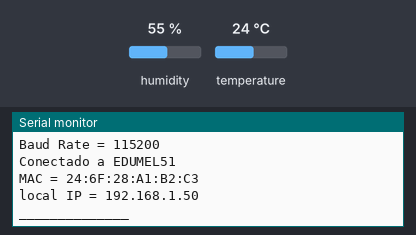
Bench run of a program on a simulated ESP32. On the bench: the last lines printed to the serial monitor. The test bench sets the inputs (shaded band); at power-on: humidity 55 %, temperature 24 °C. WiFi joins after 1.5 s; servers stay silent unless stated.

Above: at 2.7 s.
2.8 s: humidity set to 22 %
At 5.5 s:
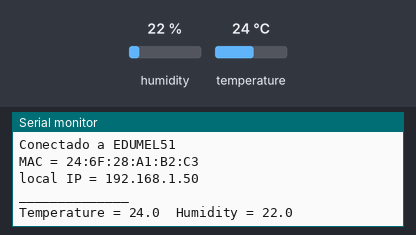
9.5 s: temperature set to 12 °C
At 10.5 s:
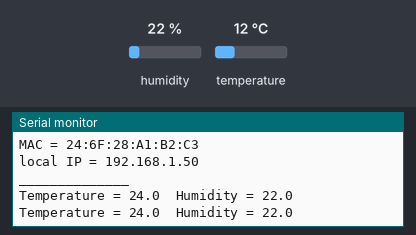
11.0 s: humidity set to 40 %
At 12.8 s:
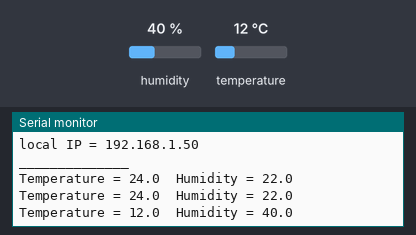

The program:

main.cpp
```cpp
/*
 *  Project 36-dht-server - maim.cpp
 *      Asynchronous server
 *      for humidity and temperature
 */

/*
 *  Includes
 */

#include <Arduino.h>
#include <Adafruit_Sensor.h>
#include <DHT.h>

#ifdef ESP32
#include <WiFi.h>
#include <AsyncTCP.h>

#else
#include <ESP8266WiFi.h>
#include <ESPAsyncTCP.h>
#endif

#include <ESPAsyncWebServer.h>

#include "wifi_ruts.h"

/*
 *  Definitions
 */

//#define DHTPIN  13                  // Digital pin connected to the DHT sensor
//#define DHTTYPE DHT11               // select: DHT22 (AM2302) or DHT11 or DHT21 (AM2301)
const long interval = 4000;        // Updates DHT readings every 10 seconds

/*
 *  Objects invocation
 */

DHT dht(DHTPIN, DHTTYPE);
AsyncWebServer server(80);          // Create AsyncWebServer object on port 80

/*
 *  Global variables
 */

float t, h;                         // current temperature & humidity, updated in loop()
unsigned long previousMillis = 0;   // will store last time DHT was updated

#include "html_page.h"              // page in HTML

/*
 *  Auxiliary functions
 */

static String
processor(const String &var)
{
    return var == "TEMPERATURE" ? String(t): String(h);
}

static int
get_temp_hum( float *pt, float *ph )
{
    *pt = dht.readTemperature();
    *ph = dht.readHumidity();
    return !isnan(*pt) && !isnan(*ph);
}

/*
 *  Public functions
 */

void
setup( void )
{
    Serial.begin(115200);
    dht.begin();

    // Connect to Wi-Fi
    connect_wifi(MY_SSID, MY_PASS);

    // Route for root / web page
    server.on("/", HTTP_GET,
            [](AsyncWebServerRequest *request) { request->send_P(200, "text/html", index_html, processor); });
    server.on("/temperature", HTTP_GET,
            [](AsyncWebServerRequest *request) { request->send_P(200, "text/plain", String(t).c_str()); });
    server.on("/humidity", HTTP_GET,
            [](AsyncWebServerRequest *request) { request->send_P(200, "text/plain", String(h).c_str()); });

    // Start server
    server.begin();
}

void
loop( void )
{
    unsigned long currentMillis = millis();
    if (currentMillis - previousMillis >= interval)
    {
        previousMillis = currentMillis;         // save the last time you updated the DHT values
        if( get_temp_hum( &t, &h ) )
        {
            Serial.print( "Temperature = " );
            Serial.print( t, 1 );
            Serial.print( "\tHumidity = " );
            Serial.println( h, 1 );
        }
        else
            Serial.println("Failed to read from DHT sensor!");
    }
}
```

html_page.h
```cpp
const char index_html[] PROGMEM = R"rawliteral(
<!DOCTYPE HTML><html>
<head>
  <meta name="viewport" content="width=device-width, initial-scale=1">
  <link rel="stylesheet" href="https://use.fontawesome.com/releases/v5.7.2/css/all.css" integrity="sha384-fnmOCqbTlWIlj8LyTjo7mOUStjsKC4pOpQbqyi7RrhN7udi9RwhKkMHpvLbHG9Sr" crossorigin="anonymous">
  <style>
    html {
     font-family: Arial;
     display: inline-block;
     margin: 0px auto;
     text-align: center;
    }
    h2 { font-size: 3.0rem; }
    p { font-size: 3.0rem; }
    .units { font-size: 1.2rem; }
    .dht-labels{
      font-size: 1.5rem;
      vertical-align:middle;
      padding-bottom: 15px;
    }
  </style>
</head>
<body>
  <h2>ESP8266 DHT Server</h2>
  <p>
    <i class="fas fa-thermometer-half" style="color:#059e8a;"></i>
    <span class="dht-labels">Temperature</span>
    <span id="temperature">%TEMPERATURE%</span>
    <sup class="units">&deg;C</sup>
  </p>
  <p>
    <i class="fas fa-tint" style="color:#00add6;"></i>
    <span class="dht-labels">Humidity</span>
    <span id="humidity">%HUMIDITY%</span>
    <sup class="units">%</sup>
  </p>
</body>
<script>
setInterval(function ( ) {
  var xhttp = new XMLHttpRequest();
  xhttp.onreadystatechange = function() {
    if (this.readyState == 4 && this.status == 200) {
      document.getElementById("temperature").innerHTML = this.responseText;
    }
  };
  xhttp.open("GET", "/temperature", true);
  xhttp.send();
}, 4000 ) ;

setInterval(function ( ) {
  var xhttp = new XMLHttpRequest();
  xhttp.onreadystatechange = function() {
    if (this.readyState == 4 && this.status == 200) {
      document.getElementById("humidity").innerHTML = this.responseText;
    }
  };
  xhttp.open("GET", "/humidity", true);
  xhttp.send();
}, 4000 ) ;
</script>
</html>)rawliteral";
```

wifi_ruts.cpp
```cpp
/*
 *  wifi_ruts.cpp
 *      Routines for WiFi management
 */

#include <Arduino.h>

#ifdef ESP32
#include <WiFi.h>
#else
#include <ESP8266WiFi.h>
#endif

#include "wifi_ruts.h"

void
connect_wifi( const char *ssid, const char *pass )
{
    WiFi.begin(MY_SSID, MY_PASS);

    while( WiFi.status() != WL_CONNECTED )
    {
        Serial.print(".");
        delay(500);
    }

    Serial.println();
    Serial.println("______________");
    Serial.print( "Baud Rate = " );
    Serial.println( SERIAL_BAUD );
    Serial.print( "Conectado a ");
    Serial.println( MY_SSID );
    Serial.print( "MAC = ");
    Serial.println( WiFi.macAddress() );
    Serial.print( "local IP = " );
    Serial.println( WiFi.localIP() );
    Serial.println("______________");
}
```

wifi_ruts.h
```cpp
/*
 *  wifi_ruts.h
 *      Routines for WiFi management
 */

void connect_wifi( const char *ssid, const char *pass );
```

Measured:
- after the input at 2.8 s, the serial monitor: prints a new line after 1.2 s (image 1)
- after the input at 11.0 s, the serial monitor: prints a new line after 1.0 s (image 3)
